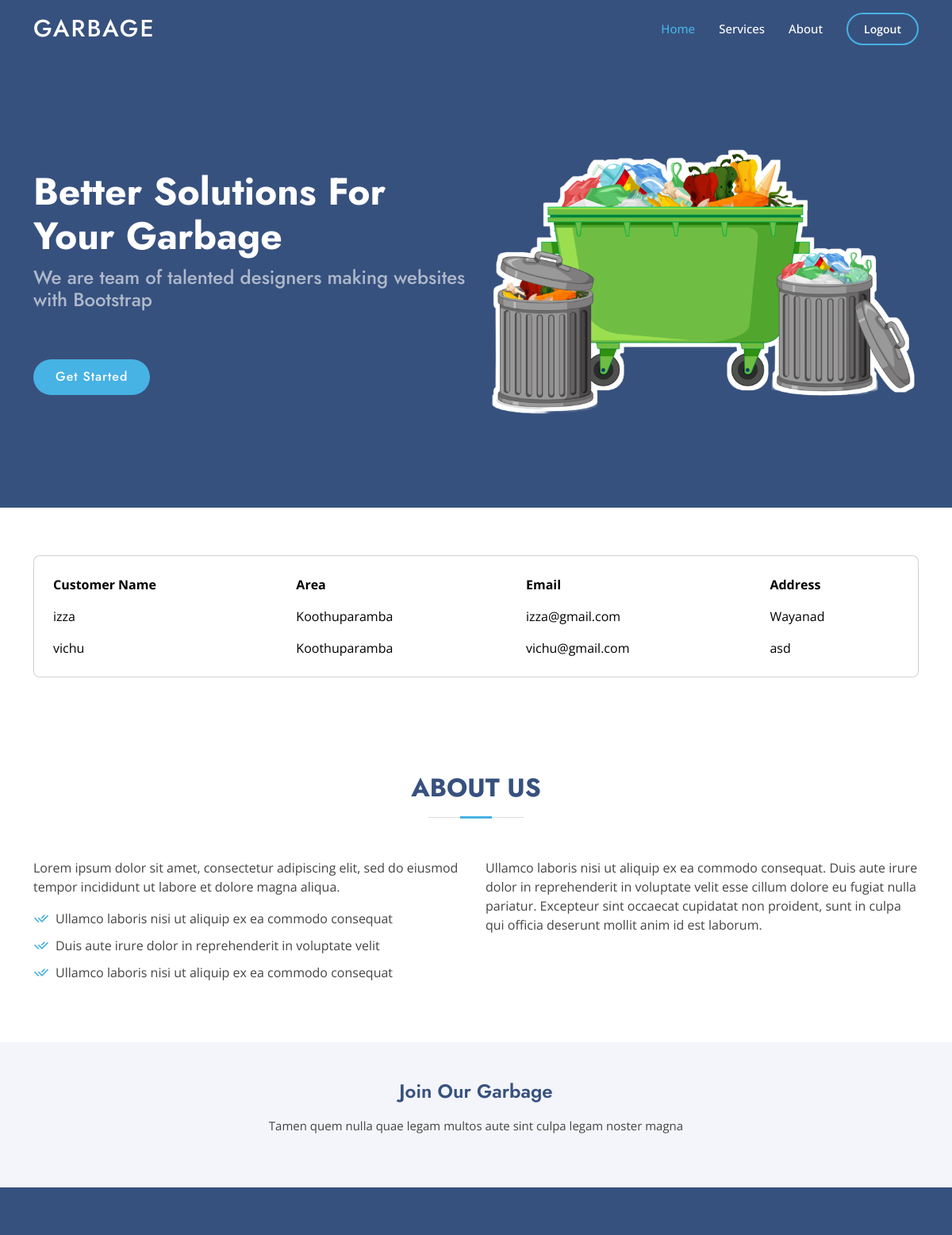
Screenshot of /customers/ (signed in) with the database file from the repository.
### garbage/models.py (models this page shows, shortened)
class Customer(models.Model):
    customer_name = models.CharField(max_length=100)
    user = models.ForeignKey(CustomUser, on_delete=models.CASCADE, null=True, blank=True, related_name='customername')
    email = models.EmailField(unique=True)
    address = models.TextField()
    garbage_collection_area = models.CharField(max_length=50)

### garbage/views.py (the view)
# urls.py: path('customers/',views.CustomerDetails,name='customer-details'),
@login_required
def CustomerDetails(request):
    view_customer=Customer.objects.all()
    context={
        'view_customer':view_customer
    }
    return render(request,'customer_details.html',context)

### templates/customer_details.html (shortened to what this page needs)
{% extends "base.html" %}
{% load static %}
{% block content %}
  <section class="intro">
    <div class="bg-image h-100" style="background-color: #fff;">
      <div class="mask d-flex align-items-center h-100">
        <div class="container">
          <div class="row justify-content-center">
            <div class="col-12">
              <div class="card shadow-2-strong" style="background-color: #fff;">
                <div class="card-body">
                  <div class="table-responsive">
                    <table class="table table-borderless mb-0">
                      <thead>
                        <tr >
                          <th scope="col">Customer Name</th>
                          <th scope="col">Area</th>
                          <th scope="col">Email</th>
                          <th scope="col">Address</th>
                        </tr>
                      </thead>
                      <tbody>
                        {% for comp in view_customer %}
                        <tr>
                          <td>{{comp.customer_name}}</td>
                            <td>{{comp.garbage_collection_area}}</td>
                            <td>{{comp.email}}</td>
                            <td>{{comp.address}}</td>
                        </tr>
                        {% endfor %}
                      </tbody>
                    </table>
                  </div>
                </div>
              </div>
            </div>
          </div>
        </div>
      </div>
    </div>
  </section>
{% endblock %}

### static/assets/css/style.css (style rules this page uses)
body { font-family: "Open Sans", sans-serif; color: #444444; }
section { padding: 60px 0; overflow: hidden; }

### templates/customer_details.html (style rules this page uses)
body, .intro { height: 100%; }
table td, table th { text-overflow: ellipsis; white-space: nowrap; overflow: hidden; }
.card { border-radius: .5rem; }

### rows the page displays
Customer: customer_name "izza", garbage_collection_area "Koothuparamba", email "izza@gmail.com", address "Wayanad"
Customer: customer_name "vichu", garbage_collection_area "Koothuparamba", email "vichu@gmail.com", address "asd"
